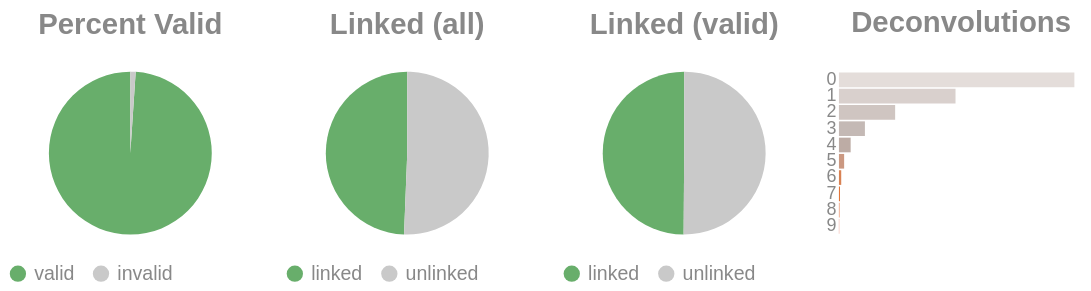

Write notebook code for a chart like this one.
### Code cell
if SKIPLR:
    pass
else:
    clash = Counter()
    for i in valids['molecule'].to_list():
        _mol = i.split("-")
        if len(_mol) == 1:
            clash.update('0')
        else:
            clash.update(_mol[-1])

    _d = {"deconvolutions": [], 'count': []}
    for k,v in clash.items():
        _d['deconvolutions'].append(k)
        _d['count'].append(v)

    tot_valid = valids['reads'].sum()
    mask = valids['reads'] >= 2
    n_linked_reads = valids.filter(mask)['reads'].sum()
    if n_linked_reads == 0:
        print_html("No linked molecules (>=2 reads) were detected; skipping linked-only distributions.")
        SKIPLR = True
    else:
        perc_valid = round(tot_valid / n_reads, 4)
        linked_perc_abs = round(n_linked_reads / n_reads, 4)
        linked_perc = round(n_linked_reads / tot_valid, 4)

    _valid = pl.DataFrame({"valids": ['valid', 'invalid'], "count": [tot_valid, n_reads - tot_valid]})
    _linked_abs = pl.DataFrame({"linked (absolute)": ['linked', 'unlinked'], "count": [n_linked_reads, n_reads - n_linked_reads]})
    _linked_rel = pl.DataFrame({"linked (valids)": ['linked', 'unlinked'], "count": [n_linked_reads, tot_valid - n_linked_reads]})

    (
        alt.hconcat(
            piechart(_valid, goodval = 'valid', title = "Percent Valid"),
            piechart(_linked_abs, goodval = "linked", title =  "Linked (all)"),
            piechart(_linked_rel, goodval = "linked", title =  "Linked (valid)"),
            convolutionbar(pl.DataFrame(_d), title = "Deconvolutions"),
            center = True,
            bounds = 'flush'
        )
        .resolve_scale(color='independent')
        .resolve_legend('independent')
        .properties(usermeta={'embedOptions': {"actions": False}})
    ).display()

### Figure 1 — Vega-Lite specification as saved in the notebook (floating-point values rounded to 4 significant figures)
{"width": "container", "height": 400, "config": {"title": {"anchor": "start", "dy": -15, "fontSize": 18, "color": "#888888", "subtitleColor": "#888888", "subtitleFontSize": 14}, "arc": {"fill": "#0072B2"}, "axis": {"domainColor": "#888888", "domainWidth": 0.5, "gridWidth": 0.2, "grid": false, "titleFontWeight": 400, "titleFontSize": 15, "labelFontSize": 11, "labelColor": "#888888", "tickColor": "#888888", "tickWidth": 0.2, "titleColor": "#888888"}, "axisBand": {"grid": false}, "axisX": {"grid": true, "tickSize": 10, "domainCap": "round"}, "axisY": {"domain": false, "grid": true, "tickSize": 0, "domainCap": "round"}, "background": "transparent", "header": {"labelFontSize": 15, "labelColor": "#888888", "titleFontSize": 15, "titleFontWeight": 600, "titleColor": "#888888"}, "legend": {"labelFont": "sans-serif", "labelFontSize": 12, "labelColor": "#888888", "symbolSize": 100, "symbolType": "circle", "titleFontSize": 12, "titlePadding": 10, "titleColor": "#888888", "title": null}, "range": {"category": ["#E69F00", "#56B4E9", "#009E73", "#F0E442", "#0072B2", "#D55E00", "#CC79A7", "#000000"], "diverging": ["#cfe8f3", "#a2d4ec", "#73bfe2", "#46abdb", "#1696d2", "#12719e"]}, "area": {"fill": "#0072B2", "fillOpacity": 0.7, "line": true, "strokeOpacity": 0.7}, "line": {"color": "#0072B2", "stroke": "#0072B2", "strokeWidth": 2}, "trail": {"color": "#0072B2", "stroke": "#0072B2", "strokeWidth": 0, "size": 1}, "point": {"filled": true, "fillOpacity": 1.0, "size": 95}, "text": {"color": "#888888", "fontSize": 11, "align": "right", "fontWeight": 400, "size": 11}, "bar": {"fill": "#0072B2", "stroke": null}, "view": {"stroke": null, "continuousWidth": 660, "continuousHeight": 400}}, "hconcat": [{"data": {"name": "data-0c33c6ea8ad59c6169ce5a2521dd2cc1"}, "mark": {"type": "arc"}, "encoding": {"color": {"field": "valids", "legend": {"orient": "bottom", "title": null}, "scale": {"domain": ["valid", "invalid"], "range": ["#68ae6b", "#C9C9C9"]}, "title": "Valids", "type": "nominal"}, "theta": {"field": "count", "type": "quantitative"}, "tooltip": [{"field": "valids", "title": "Valids", "type": "ordinal"}, {"field": "percent", "format": ".2%", "title": "Percent", "type": "quantitative"}, {"field": "count", "title": "Count", "type": "quantitative"}]}, "height": 100, "title": {"text": "Percent Valid", "align": "center", "anchor": "middle"}, "transform": [{"calculate": "datum.count / 3021209", "as": "percent"}], "width": 150}, {"data": {"name": "data-f54bec253b65c67746fdac7b33d95bf9"}, "mark": {"type": "arc"}, "encoding": {"color": {"field": "linked (absolute)", "legend": {"orient": "bottom", "title": null}, "scale": {"domain": ["linked", "unlinked"], "range": ["#68ae6b", "#C9C9C9"]}, "title": "Linked (Absolute)", "type": "nominal"}, "theta": {"field": "count", "type": "quantitative"}, "tooltip": [{"field": "linked (absolute)", "title": "Linked (Absolute)", "type": "ordinal"}, {"field": "percent", "format": ".2%", "title": "Percent", "type": "quantitative"}, {"field": "count", "title": "Count", "type": "quantitative"}]}, "height": 100, "title": {"text": "Linked (all)", "align": "center", "anchor": "middle"}, "transform": [{"calculate": "datum.count / 3021209", "as": "percent"}], "width": 150}, {"data": {"name": "data-50efd3b7ee28ea3f6bc6e31a27186567"}, "mark": {"type": "arc"}, "encoding": {"color": {"field": "linked (valids)", "legend": {"orient": "bottom", "title": null}, "scale": {"domain": ["linked", "unlinked"], "range": ["#68ae6b", "#C9C9C9"]}, "title": "Linked (Valids)", "type": "nominal"}, "theta": {"field": "count", "type": "quantitative"}, "tooltip": [{"field": "linked (valids)", "title": "Linked (Valids)", "type": "ordinal"}, {"field": "percent", "format": ".2%", "title": "Percent", "type": "quantitative"}, {"field": "count", "title": "Count", "type": "quantitative"}]}, "height": 100, "title": {"text": "Linked (valid)", "align": "center", "anchor": "middle"}, "transform": [{"calculate": "datum.count / 2989428", "as": "percent"}], "width": 150}, {"data": {"name": "data-70bcf69eca3ccbbf5fdba94a6ada9263"}, "mark": {"type": "bar"}, "encoding": {"color": {"field": "deconvolutions", "legend": null, "scale": {"scheme": "lightgreyred"}, "type": "nominal"}, "tooltip": [{"field": "deconvolutions", "title": "Deconvolutions", "type": "ordinal"}, {"field": "percent", "format": ".2%", "title": "Percent", "type": "quantitative"}, {"field": "count", "title": "Count", "type": "quantitative"}], "x": {"axis": null, "field": "count", "type": "quantitative"}, "y": {"field": "deconvolutions", "sort": "ascending", "title": null, "type": "nominal"}}, "height": 100, "title": {"text": "Deconvolutions", "align": "center", "anchor": "middle"}, "transform": [{"calculate": "datum.count / 2048556", "as": "percent"}], "width": 150}], "bounds": "flush", "center": true, "resolve": {"legend": {"angle": "independent"}, "scale": {"color": "independent"}}, "usermeta": {"embedOptions": {"actions": false}}, "$schema": "https://vega.github.io/schema/vega-lite/v6.4.1.json", "datasets": {"data-0c33c6ea8ad59c6169ce5a2521dd2cc1": [{"valids": "valid", "count": 2989428}, {"valids": "invalid", "count": 31781}], "data-f54bec253b65c67746fdac7b33d95bf9": [{"linked (absolute)": "linked", "count": 1491511}, {"linked (absolute)": "unlinked", "count": 1529698}], "data-50efd3b7ee28ea3f6bc6e31a27186567": [{"linked (valids)": "linked", "count": 1491511}, {"linked (valids)": "unlinked", "count": 1497917}], "data-70bcf69eca3ccbbf5fdba94a6ada9263": [{"deconvolutions": "0", "count": 1059919}, {"deconvolutions": "1", "count": 524832}, {"deconvolutions": "2", "count": 253064}, {"deconvolutions": "3", "count": 116944}, {"deconvolutions": "4", "count": 52727}, {"deconvolutions": "5", "count": 23403}, {"deconvolutions": "6", "count": 10293}, {"deconvolutions": "7", "count": 4493}, {"deconvolutions": "8", "count": 1985}, {"deconvolutions": "9", "count": 896}]}}
